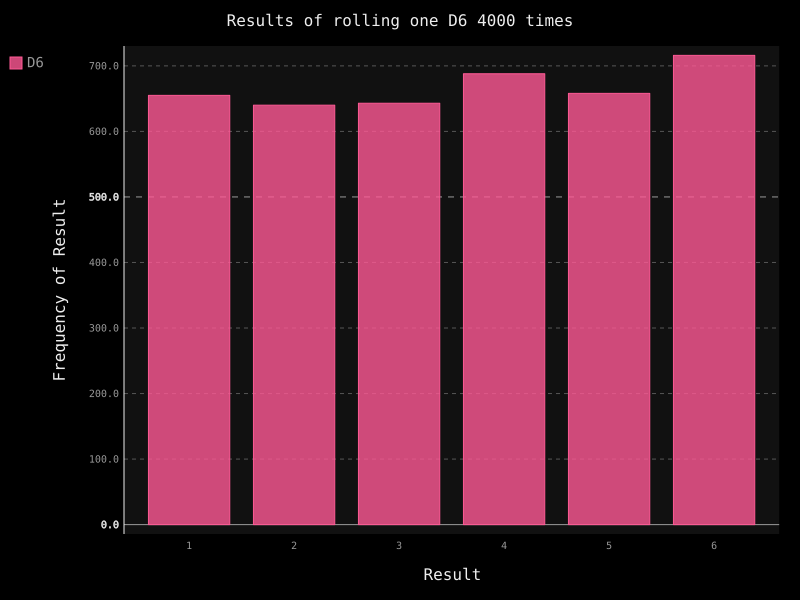

Generate this figure with Python:
from die import Die
import pygal

#创建一个六面骰子
die = Die(6)

#初始化结果
results = []
#投掷多次
drop_num = 4000
for roll_num in range(drop_num):
    result = die.roll()
    results.append(result)

#分析结果
frequencies = []
for value in range(1,die.num_sides+1):
    frequency = results.count(value)
    frequencies.append(frequency)

#print(frequencies)
#对结果可视化
hist = pygal.Bar()

title_str = "Results of rolling one D6 " + str(drop_num) + " times"
hist.title = title_str
hist.x_labels = ['1','2','3','4','5','6']
hist.x_title = "Result"
hist.y_title = "Frequency of Result"

hist.add('D6',frequencies)
hist.render_to_file('die_visual.svg')
